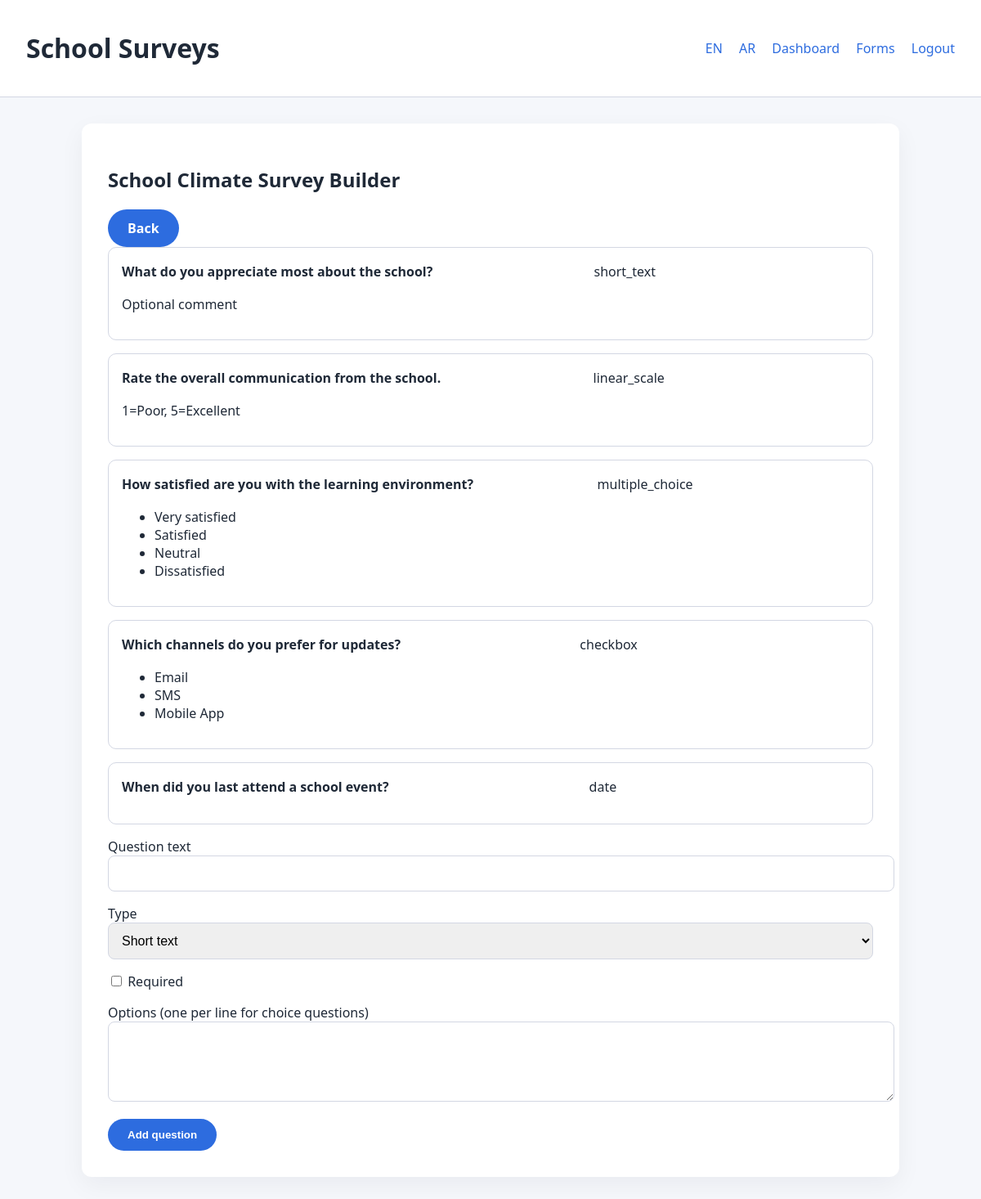
Screenshot of /forms/1/builder (signed in) with the database file from the repository.
### tables this page shows
CREATE TABLE forms (
    id INT AUTO_INCREMENT PRIMARY KEY,
    owner_id INT NOT NULL,
    title VARCHAR(255) NOT NULL,
    description TEXT,
    status ENUM('draft','published') DEFAULT 'draft',
    allow_anonymous TINYINT(1) DEFAULT 0,
    allow_edits TINYINT(1) DEFAULT 0,
    target_audience ENUM('families','employees','both') DEFAULT 'families',
    settings JSON,
    created_at TIMESTAMP DEFAULT CURRENT_TIMESTAMP,
    updated_at TIMESTAMP DEFAULT CURRENT_TIMESTAMP ON UPDATE CURRENT_TIMESTAMP,
    FOREIGN KEY (owner_id) REFERENCES users(id)
);

CREATE TABLE questions (
    id INT AUTO_INCREMENT PRIMARY KEY,
    form_id INT NOT NULL,
    type VARCHAR(50) NOT NULL,
    text TEXT NOT NULL,
    description TEXT,
    required TINYINT(1) DEFAULT 0,
    settings JSON,
    position INT DEFAULT 0,
    FOREIGN KEY (form_id) REFERENCES forms(id)
);

CREATE TABLE question_options (
    id INT AUTO_INCREMENT PRIMARY KEY,
    question_id INT NOT NULL,
    label VARCHAR(255) NOT NULL,
    value VARCHAR(255) NOT NULL,
    position INT DEFAULT 0,
    FOREIGN KEY (question_id) REFERENCES questions(id)
);

### app/controllers/BaseController.php (called while the page is built, shortened)
<?php
class BaseController
{
    protected function view(string $template, array $data = []): void
    {
        include __DIR__ . '/../views/layout.php';
    }
}

### app/controllers/BuilderController.php (called while the page is built, shortened)
<?php
class BuilderController extends BaseController
{
    private Form $forms;
    private Question $questions;
    private Option $options;
    public function __construct(PDO $pdo)
    {
        $this->forms = new Form($pdo);
        $this->questions = new Question($pdo);
        $this->options = new Option($pdo);
    }
    public function builder(int $id): void
    {
        $form = $this->forms->find($id);
        $questions = $this->questions->getByForm($id);
        foreach ($questions as &$question) {
            $question['options'] = $this->options->getByQuestion($question['id']);
        }
        $this->view('forms/builder', [
            'form' => $form,
            'questions' => $questions,
            'csrf' => Csrf::field(),
            'csrfToken' => Csrf::token(),
        ]);
    }
}

### public/index.php (called while the page is built, shortened)
<?php
$config = require __DIR__ . '/../config.php';
$dsn = sprintf('mysql:host=%s;port=%d;dbname=%s;charset=%s', $config['db']['host'], $config['db']['port'], $config['db']['database'], $config['db']['charset']);
$pdo = new PDO($dsn, $config['db']['username'], $config['db']['password'], [
    PDO::ATTR_ERRMODE => PDO::ERRMODE_EXCEPTION,
]);
$router = new Router();
$authController = new AuthController($pdo);
$dashboardController = new DashboardController($pdo);
$formController = new FormController($pdo);
$builderController = new BuilderController($pdo);
$assignController = new AssignController($pdo);
$responseController = new ResponseController($pdo);
$analyticsController = new AnalyticsController($pdo);
$exportController = new ExportController($pdo);
$localeController = new LocaleController($pdo);
$router->get('/', fn() => header('Location: /login'));
$router->get('/login', fn() => $authController->showLogin());
$router->post('/login', fn() => $authController->login());
$router->get('/logout', fn() => $authController->logout());
$router->get('/locale/en', fn() => $localeController->switch('en'));
$router->get('/locale/ar', fn() => $localeController->switch('ar'));
$router->get('/dashboard', function () use ($dashboardController) {
    AuthMiddleware::requireLogin(['admin', 'employee'])(function () use ($dashboardController) {
        $dashboardController->index();
    });
});
$router->get('/forms', function () use ($formController) {
    AuthMiddleware::requireLogin(['admin', 'employee'])(function () use ($formController) {
        $formController->index();
    });
});
$router->get('/forms/create', function () use ($formController) {
    AuthMiddleware::requireLogin(['admin', 'employee'])(function () use ($formController) {
        $formController->create();
    });
});
$router->post('/forms', function () use ($formController) {
    AuthMiddleware::requireLogin(['admin', 'employee'])(function () use ($formController) {
        $formController->store();
    });
});
$router->get('/forms/(\d+)/edit', function ($id) use ($formController) {
    AuthMiddleware::requireLogin(['admin', 'employee'])(function () use ($formController, $id) {
        $formController->edit((int)$id);
    });
});
$router->post('/forms/(\d+)', function ($id) use ($formController) {
    AuthMiddleware::requireLogin(['admin', 'employee'])(function () use ($formController, $id) {
        $formController->update((int)$id);
    });
});
$router->get('/forms/(\d+)/builder', function ($id) use ($builderController) {
    AuthMiddleware::requireLogin(['admin', 'employee'])(function () use ($builderController, $id) {
        $builderController->builder((int)$id);
    });
});
$router->post('/forms/(\d+)/questions', function ($id) use ($builderController) {
    AuthMiddleware::requireLogin(['admin', 'employee'])(function () use ($builderController, $id) {
        $builderController->addQuestion((int)$id);
    });
});
$router->post('/forms/(\d+)/reorder', function ($id) use ($builderController) {
    AuthMiddleware::requireLogin(['admin', 'employee'])(function () use ($builderController, $id) {
        $builderController->reorder((int)$id);
    });
});
$router->get('/forms/(\d+)/assign', function ($id) use ($assignController) {
    AuthMiddleware::requireLogin(['admin', 'employee'])(function () use ($assignController, $id) {
        $assignController->show((int)$id);
    });
});
$router->post('/forms/(\d+)/assign', function ($id) use ($assignController) {
    AuthMiddleware::requireLogin(['admin', 'employee'])(function () use ($assignController, $id) {
        $assignController->assign((int)$id);
    });
});
$router->get('/forms/(\d+)/analytics', function ($id) use ($analyticsController) {
    AuthMiddleware::requireLogin(['admin', 'employee'])(function () use ($analyticsController, $id) {
        $analyticsController->show((int)$id);
    });
});
$router->get('/forms/(\d+)/export/responses', function ($id) use ($exportController) {
    AuthMiddleware::requireLogin(['admin', 'employee'])(function () use ($exportController, $id) {
        $exportController->exportResponses((int)$id);
    });
});
$router->get('/forms/(\d+)/export/analytics', function ($id) use ($exportController) {
    AuthMiddleware::requireLogin(['admin', 'employee'])(function () use ($exportController, $id) {
        $exportController->exportAnalytics((int)$id);
    });
});
$router->get('/respond/([A-Za-z0-9]+)', function ($token) use ($responseController) {
    $responseController->show($token);
});
$router->post('/respond/([A-Za-z0-9]+)', function ($token) use ($responseController) {
    $responseController->submit($token);
});
$router->dispatch($_SERVER['REQUEST_METHOD'], $_SERVER['REQUEST_URI']);

### app/middleware/AuthMiddleware.php (called while the page is built, shortened)
<?php
class AuthMiddleware
{
    public static function requireLogin(array $roles = []): callable
    {
        return function (callable $next) use ($roles) {
            if (!Auth::check()) {
                header('Location: /login');
                exit;
            }
            if ($roles && !Auth::userHasRole($roles)) {
                http_response_code(403);
                echo 'Forbidden';
                return;
            }
            $next();
        };
    }
}

### app/models/BaseModel.php (called while the page is built, shortened)
<?php
abstract class BaseModel
{
    public function __construct(PDO $pdo)
    {
        $this->pdo = $pdo;
    }
}

### app/models/Form.php (called while the page is built, shortened)
<?php
class Form extends BaseModel
{
    public function find(int $id): ?array
    {
        $stmt = $this->pdo->prepare('SELECT * FROM forms WHERE id = :id');
        $stmt->execute(['id' => $id]);
        $form = $stmt->fetch(PDO::FETCH_ASSOC);
        return $form ?: null;
    }
}

### app/models/Question.php (called while the page is built, shortened)
<?php
class Question extends BaseModel
{
    public function getByForm(int $formId): array
    {
        $stmt = $this->pdo->prepare('SELECT * FROM questions WHERE form_id = :form_id ORDER BY position ASC');
        $stmt->execute(['form_id' => $formId]);
        return $stmt->fetchAll(PDO::FETCH_ASSOC);
    }
}

### app/models/Option.php (called while the page is built, shortened)
<?php
class Option extends BaseModel
{
    public function getByQuestion(int $questionId): array
    {
        $stmt = $this->pdo->prepare('SELECT * FROM question_options WHERE question_id = :question_id ORDER BY position ASC');
        $stmt->execute(['question_id' => $questionId]);
        return $stmt->fetchAll(PDO::FETCH_ASSOC);
    }
}

### app/views/forms/builder.php (the view, shortened to what this page needs)
<section class="builder">
    <header class="builder-header">
        <h2><?= htmlspecialchars($form['title']) ?> Builder</h2>
        <a class="button" href="/forms">Back</a>
    </header>
    <div class="questions" id="question-list" data-form="<?= $form['id'] ?>">
        <?php foreach ($questions as $question): ?>
            <article class="question" data-id="<?= $question['id'] ?>">
                <header>
                    <strong><?= htmlspecialchars($question['text']) ?></strong>
                    <span><?= htmlspecialchars($question['type']) ?></span>
                    <div class="question-actions">
                        <button type="button" class="move-up" aria-label="Move up">▲</button>
                        <button type="button" class="move-down" aria-label="Move down">▼</button>
                    </div>
                </header>
                <p><?= htmlspecialchars($question['description']) ?></p>
                <?php if (!empty($question['options'])): ?>
                    <ul>
                        <?php foreach ($question['options'] as $option): ?>
                            <li><?= htmlspecialchars($option['label']) ?></li>
                        <?php endforeach; ?>
                    </ul>
                <?php endif; ?>
            </article>
        <?php endforeach; ?>
    </div>
    <form class="add-question" method="POST" action="/forms/<?= $form['id'] ?>/questions">
        <label>Question text
            <input type="text" name="text" required>
        </label>
        <label>Type
            <select name="type">
                <option value="short_text">Short text</option>
            </select>
        </label>
        <label><input type="checkbox" name="required"> Required</label>
        <label>Options (one per line for choice questions)
            <textarea name="options_text" rows="4"></textarea>
        </label>
        <button type="submit">Add question</button>
    </form>
</section>

### app/router.php (shortened to what this page needs)
<?php
class Router
{
    private array $routes = [];
    public function get(string $path, callable $handler): void
    {
        $this->routes['GET'][] = [$path, $this->compile($path), $handler];
    }
    public function post(string $path, callable $handler): void
    {
        $this->routes['POST'][] = [$path, $this->compile($path), $handler];
    }
    private function compile(string $path): string
    {
        return '#^' . $path . '$#';
    }
    public function dispatch(string $method, string $uri): void
    {
        $path = rtrim(parse_url($uri, PHP_URL_PATH) ?? '/', '/') ?: '/';
        $routes = $this->routes[$method] ?? [];
        foreach ($routes as [$route, $pattern, $handler]) {
            if ($route === $path || preg_match($pattern, $path, $matches)) {
                $params = array_slice($matches ?? [], 1);
                $handler(...$params);
                return;
            }
        }
    }
}

### public/css/styles.css (style rules this page uses)
:root { font-family: 'Segoe UI', sans-serif; color-scheme: light; --primary: #2d6cdf; --background: #f5f7fb; --border: #d3d7e3; }
body.layout { margin: 0; background: var(--background); color: #1f2937; }
a { color: var(--primary); text-decoration: none; }
.auth, .dashboard, section { background: white; padding: 2rem; border-radius: 12px; box-shadow: 0 10px 30px rgba(15, 23, 42, 0.05); }
label { display: block; margin-block: 1rem; }
input[type="text"], input[type="email"], input[type="password"], textarea, select, input[type="datetime-local"], input[type="date"] { width: 100%; padding: 0.75rem; border: 1px solid var(--border); border-radius: 8px; font-size: 1rem; }
button, .button { background: var(--primary); color: white; border: none; padding: 0.75rem 1.5rem; border-radius: 999px; cursor: pointer; display: inline-block; font-weight: 600; }
.builder .questions { display: grid; gap: 1rem; }
.builder .question { padding: 1rem; border: 1px solid var(--border); border-radius: 10px; background: #fff; }
.builder .question header { display: flex; justify-content: space-between; align-items: center; gap: 0.5rem; }
.question-actions button { border: none; background: transparent; cursor: pointer; font-size: 1rem; padding: 0.25rem; }

### rows the page displays
forms: title "School Climate Survey"
questions: text "What do you appreciate most about the school?", type "short_text", description "Optional comment"
questions: text "Rate the overall communication from the school.", type "linear_scale", description "1=Poor, 5=Excellent"
questions: text "How satisfied are you with the learning environment?", type "multiple_choice"
question_options: label "Very satisfied"
question_options: label "Satisfied"
question_options: label "Neutral"
question_options: label "Dissatisfied"
questions: text "Which channels do you prefer for updates?", type "checkbox"
question_options: label "Email"
question_options: label "SMS"
question_options: label "Mobile App"
questions: text "When did you last attend a school event?", type "date"
